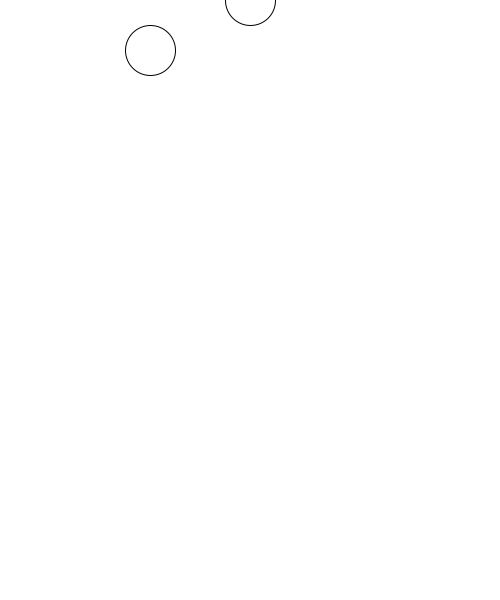
Frame 1 (no input)
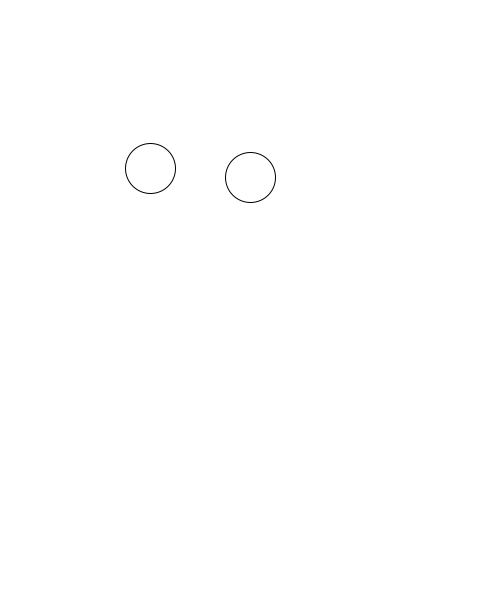
Frame 60 (the mouse pressed at the canvas centre just before this capture)
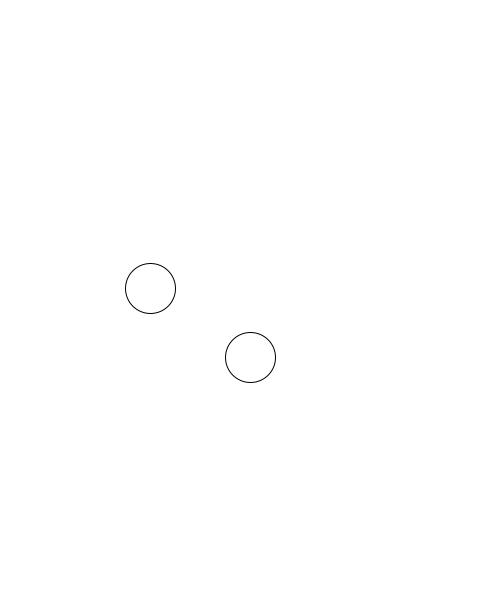
Frame 120 (the mouse held since frame 60 and released just before this capture)

The Processing sketch that drew these frames (run headless with seeded random() and noise(); from frame 60 on, the mouse is pressed at the canvas centre):

// Processing sketch: step01_2_two_ellipses
// ── step01_2_two_ellipses.pde
//Step01-2: 不只1個在動!!!
float x=250,  y=0,  vx=0,  vy=3;
float x2=150, y2=50, vx2=0, vy2=2;
void setup(){
  size(500,600);
}
void draw(){
  background(255);
  ellipse(x,y,50,50);
  ellipse(x2,y2,50,50);
  y = y + vy;//vy是速度
  y2 = y2 + vy2;//vy2是速度
}
